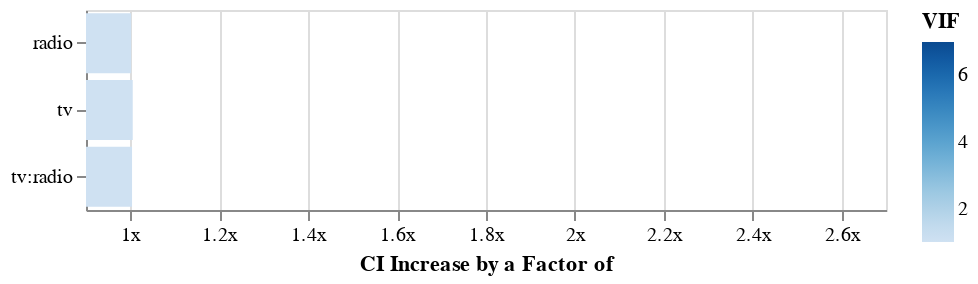

This figure's notebook cell:
### Code cell
# Note this visualization requires the altair package
# which is not installed by default
(
    with_interaction.vif()
    .plot.bar(
        y=Y("term").axis(title=("")),
        x=X("ci_increase_factor:Q", scale=Scale(domain=[.9, 2.7])).axis(
            title=("CI Increase by a Factor of"),
            format='~s',
            labelExpr="datum.label + 'x'"
        ),
        color=Color("vif:Q", scale=Scale(scheme="blues", domain=[1, 7])).title("VIF"),
    )
    .properties(height=100, width=400)
)

### Figure 1 — Vega-Lite specification as saved in the notebook (floating-point values rounded to 4 significant figures)
{"config": {"view": {"continuousWidth": 300, "continuousHeight": 300}}, "data": {"name": "data-790a2ed62abdb0ee5277a0b94b6d75d0"}, "mark": {"type": "bar", "tooltip": true}, "encoding": {"color": {"field": "vif", "scale": {"domain": [1, 7], "scheme": "blues"}, "title": "VIF", "type": "quantitative"}, "x": {"axis": {"title": "CI Increase by a Factor of", "format": "~s", "labelExpr": "datum.label + 'x'"}, "field": "ci_increase_factor", "scale": {"domain": [0.9, 2.7]}, "type": "quantitative"}, "y": {"axis": {"title": ""}, "field": "term", "type": "nominal"}}, "height": 100, "params": [{"name": "param_76", "select": {"type": "interval", "encodings": ["x", "y"]}, "bind": "scales"}], "width": 400, "$schema": "https://vega.github.io/schema/vega-lite/v5.20.1.json", "datasets": {"data-790a2ed62abdb0ee5277a0b94b6d75d0": [{"term": "tv", "vif": 1.01, "ci_increase_factor": 1.005}, {"term": "radio", "vif": 1.003, "ci_increase_factor": 1.002}, {"term": "tv:radio", "vif": 1.007, "ci_increase_factor": 1.004}]}}
